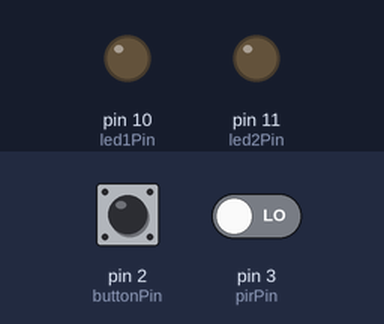
Bench run of a sketch on a simulated Arduino Uno, built with avr-gcc and run on an emulated ATmega328P. Parts: output pins drawn as LEDs (lit = HIGH). The test bench sets the inputs (shaded band); at power-on: pin 2 (buttonPin) HIGH, pin 3 (pirPin) LOW. What the sketch prints to the serial monitor is not drawn.

Above: at 1.2 s.
1.3 s: pin 2 (buttonPin) pulled LOW for 0.15 s
At 2.0 s:
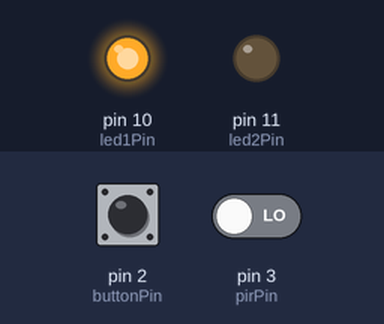
2.9 s: pin 3 (pirPin) driven HIGH
At 3.2 s:
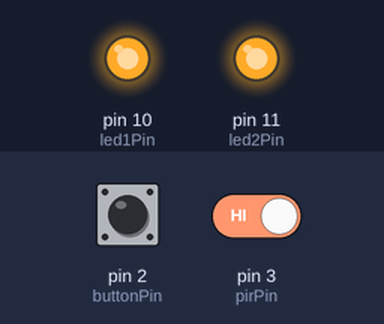
4.4 s: pin 2 (buttonPin) pulled LOW for 1 s
At 5.6 s:
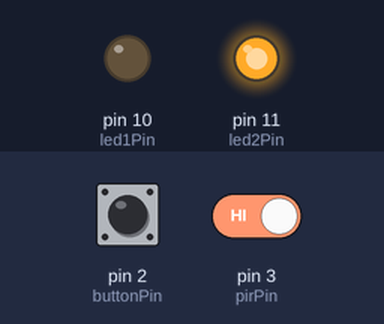
6.9 s: pin 2 (buttonPin) pulled LOW for 3.2 s
At 7.5 s:
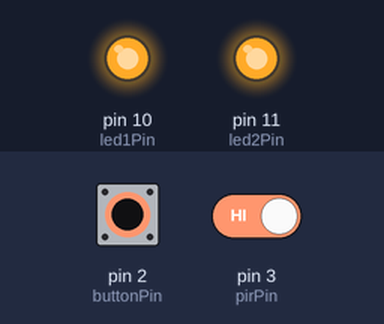
Timing chart, 0 to 9.9 s (numbered marks = the images above; inputs shaded):
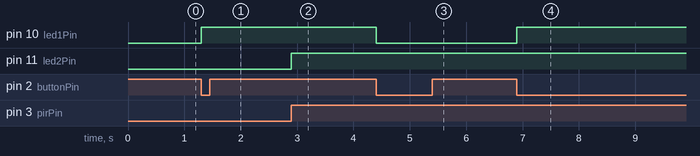

The sketch:

sketch_aug24a.ino
```cpp
const int buttonPin = 2;
const int pirPin = 3;
const int led1Pin = 10;
const int led2Pin = 11;

volatile bool led1State = LOW;
volatile bool led2State = LOW;

void setup() {
  pinMode(buttonPin, INPUT_PULLUP);
  pinMode(pirPin, INPUT);
  pinMode(led1Pin, OUTPUT);
  pinMode(led2Pin, OUTPUT);

  Serial.begin(9600);

  attachInterrupt(digitalPinToInterrupt(buttonPin), toggleLED1, FALLING);
  attachInterrupt(digitalPinToInterrupt(pirPin), toggleLED2, RISING);
}

void loop() {
  digitalWrite(led1Pin, led1State);
  digitalWrite(led2Pin, led2State);
}

void toggleLED1() {
  led1State = !led1State;
  Serial.println("Button pressed → LED1 toggled");
}

void toggleLED2() {
  led2State = !led2State;
  Serial.println("Motion detected → LED2 toggled");
}
```

Measured:
- after the input at 1.3 s, pin 10 (led1Pin): LOW → HIGH at once
- after the input at 2.9 s, pin 11 (led2Pin): LOW → HIGH at once
- after the input at 4.4 s, pin 10 (led1Pin): HIGH → LOW at once
- after the input at 6.9 s, pin 10 (led1Pin): LOW → HIGH at once
